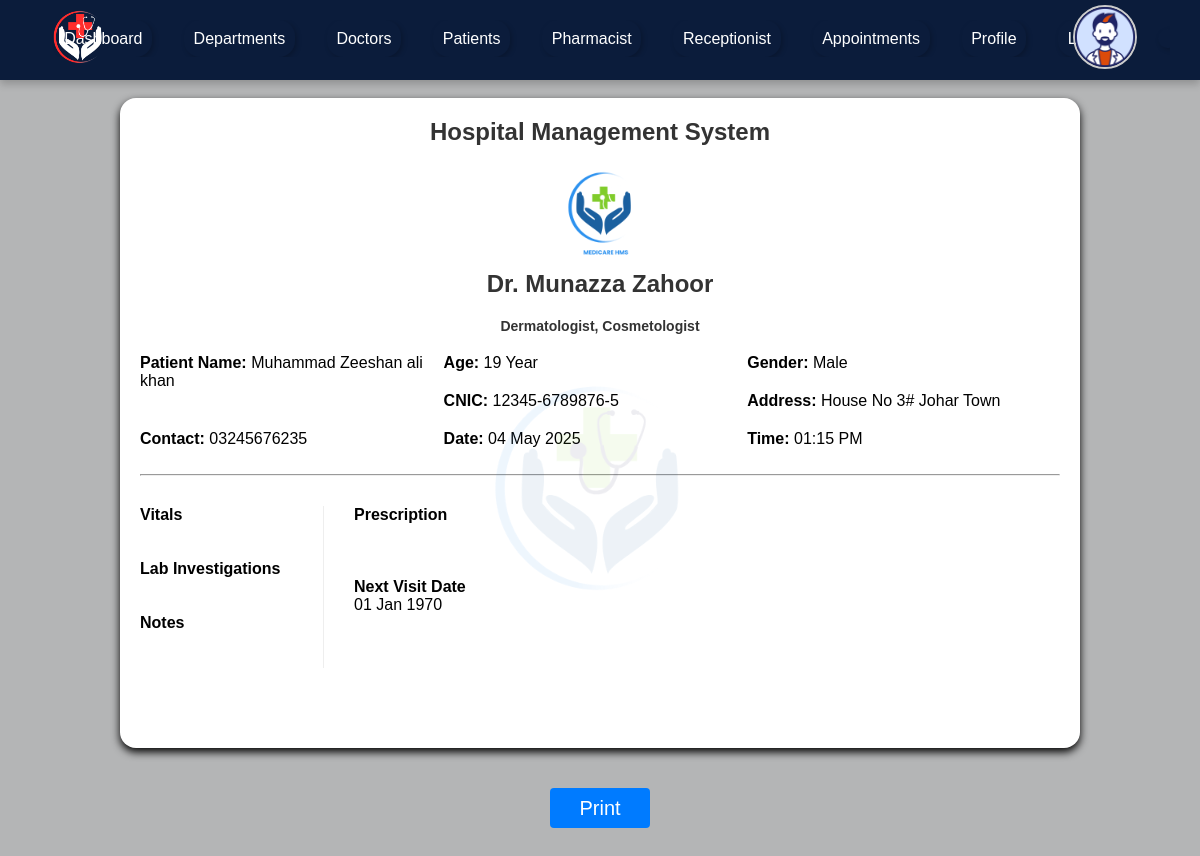
The page /admin/prescription.php?id=23 (signed in) on the database as committed earlier.
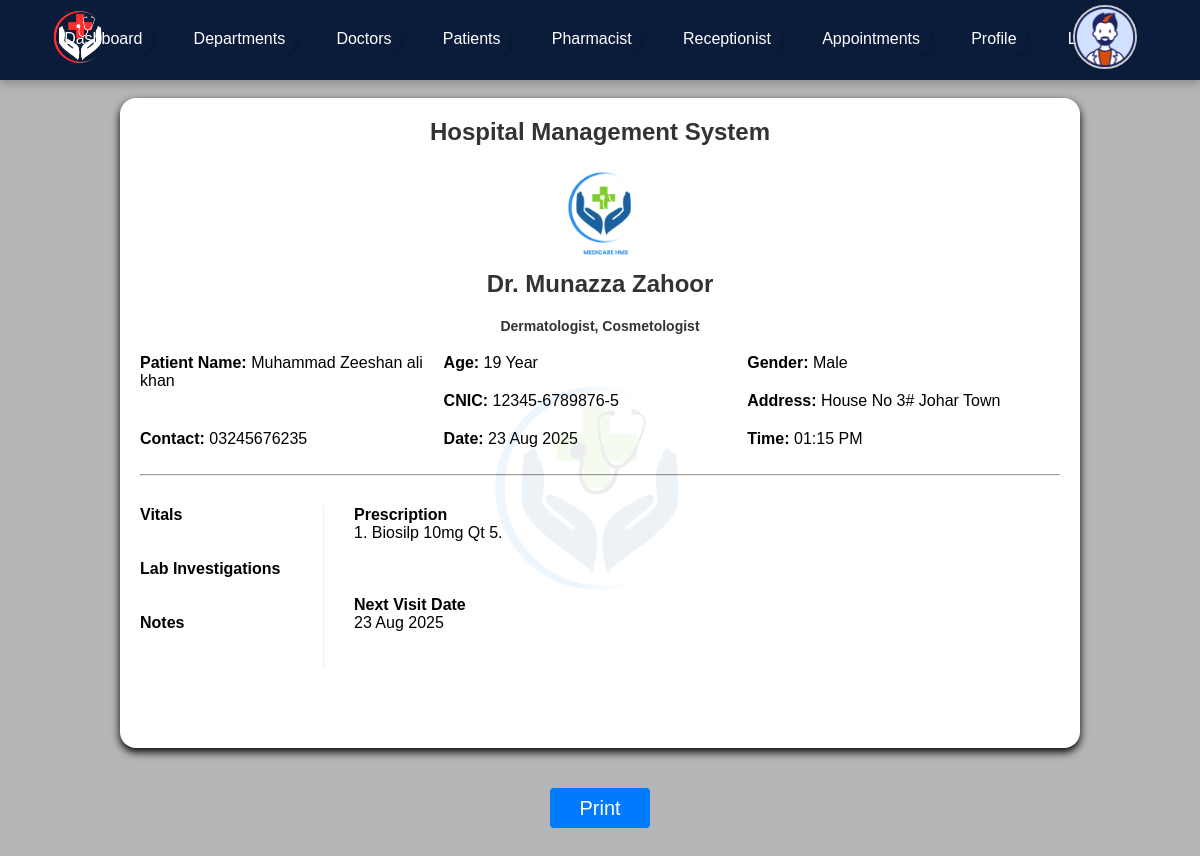
The same page on the database as committed later.
### tables this page shows
CREATE TABLE `appointment` (
  `id` int(11) NOT NULL,
  `doctor_id` int(11) NOT NULL,
  `patient_id` int(11) NOT NULL,
  `patient_name` varchar(80) NOT NULL,
  `added_on` date NOT NULL,
  `date` date NOT NULL,
  `time` time NOT NULL,
  `fee` int(11) NOT NULL,
  `payment_id` varchar(80) NOT NULL,
  `pay_status` varchar(80) NOT NULL,
  `status` varchar(80) NOT NULL
);

CREATE TABLE `users` (
  `id` int(11) NOT NULL,
  `name` varchar(80) NOT NULL,
  `username` varchar(80) NOT NULL,
  `password` varchar(80) NOT NULL,
  `role` varchar(80) NOT NULL
);

CREATE TABLE `doctor` (
  `id` int(11) NOT NULL,
  `user_id` int(11) NOT NULL,
  `dep_id` int(11) NOT NULL,
  `specialization` varchar(80) NOT NULL,
  `qualification` varchar(80) NOT NULL,
  `experience` varchar(80) NOT NULL,
  `designation` varchar(80) NOT NULL,
  `fee` int(11) NOT NULL,
  `gender` varchar(80) NOT NULL,
  `contact` varchar(80) NOT NULL,
  `address` varchar(80) NOT NULL,
  `image` varchar(80) NOT NULL,
  `about` text NOT NULL
);

CREATE TABLE `patient` (
  `id` int(11) NOT NULL,
  `user_id` int(11) NOT NULL,
  `dob` date NOT NULL,
  `gender` varchar(80) NOT NULL,
  `cnic` varchar(80) NOT NULL,
  `address` varchar(80) NOT NULL,
  `contact` varchar(80) NOT NULL,
  `email` varchar(80) NOT NULL
);

CREATE TABLE `prescription` (
  `id` int(11) NOT NULL,
  `appointment_id` int(11) NOT NULL,
  `patient_id` int(11) NOT NULL,
  `doctor_id` int(11) NOT NULL,
  `vitals` text NOT NULL,
  `lab_investigation` varchar(255) DEFAULT NULL,
  `notes` text NOT NULL,
  `prescription` text NOT NULL,
  `date` date NOT NULL
);

### admin/prescription.php (the view, shortened to what this page needs)
<?php
include 'header.php';
$id=$_REQUEST['id'];
$sql="select appointment.*, dob, patient.gender, cnic, patient.address, patient.contact, users.name, specialization from appointment INNER JOIN patient on patient.user_id=appointment.patient_id INNER JOIN users on users.id=appointment.doctor_id INNER JOIN doctor on users.id=doctor.user_id where appointment.id='$id'";
$result=mysqli_query($con,$sql);
$row=mysqli_fetch_array($result);
$dobObject = new DateTime($row['dob']);
$currentDate = new DateTime();
$age = $dobObject->diff($currentDate)->y;
?>
<div id="print_data">
         <section id="appointments-section">
         <form method="post">
            <div class="appointments-container">
            <h2>Hospital Management System</h2>
            <center>
            <img src="../image/1stlogo.png" height="100">
            </center>
            <h2><?php echo $row['name'];?></h2>
            <h4 class="text-center text-sm"><?php echo $row['specialization'];?></h4 >
            <div class="main-data">
            <div class="one">
            <p><strong>Patient Name:</strong> <?php echo $row['patient_name'];?></p>
            </div>
            <div class="one">
            <p><strong>Age:</strong>  <?php echo $age;?> Year</p>
            </div>
            <div class="one">
            <p><strong>Gender:</strong>  <?php echo $row['gender'];?></p>
            </div>
            <div class="one">
            <p><strong>CNIC:</strong>  <?php echo $row['cnic'];?></p>
            </div>
            <div class="one">
            <p><strong>Address:</strong>  <?php echo $row['address'];?></p>
            </div>
            <div class="one">
            <p><strong>Contact:</strong>  <?php echo $row['contact'];?></p>
            </div>
            <div class="one">
            <p><strong>Date:</strong>  <?php echo date('d M Y',strtotime($row['date']));?></p>
            </div>
            <div class="one">
            <p><strong>Time:</strong>  <?php echo date('h:i A',strtotime($row['time']));?></p>
            </div>
            </div>
            <hr>
<?php
$sql="select * from prescription where appointment_id='$id'";
$result=mysqli_query($con,$sql);
$row=mysqli_fetch_array($result);
?>
           <div class="presc-main">
            <div class="presc-one">
            <p><strong>Vitals</strong></p>
            <pre><?php echo $row['vitals'];?></pre><br><br>
            <p><strong>Lab Investigations</strong></p>
            <pre><?php echo $row['lab_investigation'];?></pre><br><br>
            <p><strong>Notes</strong></p>
            <pre><?php echo $row['notes'];?></pre><br><br>
            </div>
            <div class="presc-two">
            <p><strong>Prescription</strong></p>
            <pre><?php echo $row['prescription'];?></pre><br><br>
            <br>
            <p><strong>Next Visit Date</strong></p>
            <p><?php echo date('d M Y',strtotime($row['date']));?></p>
            </div>
            </div>
            </div>
            </form>
         </section>
         </div>
         <div class="text-center">
         <button class="btn-submit" onClick="printdata('print_data')">Print</button>
         </div>
      </main>
   </body>
</html>

Rows that differ between the two databases and show on the page:
changed appointment "Muhammad Zeeshan ali khan": date "04 May 2025" → "23 Aug 2025"
added prescription: prescription "1. Biosilp 10mg Qt 5.", date "23 Aug 2025"
Other text that changed with them:
date('d M Y',strtotime($row['date'])): "01 Jan 1970" → (not shown)
